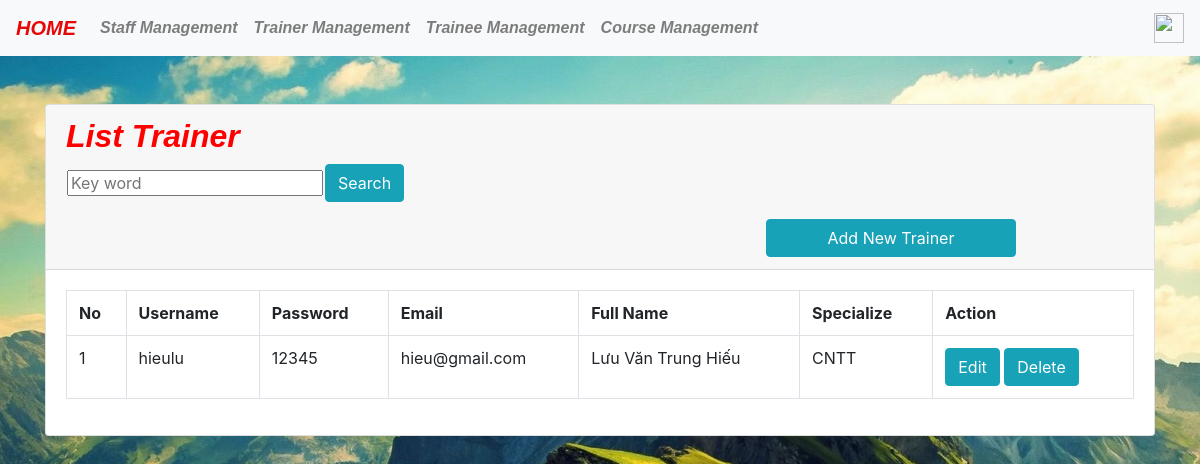
Screenshot of /management.php?controller=teacher&action=list_teacher (signed in) with the database file from the repository.
### tables this page shows
CREATE TABLE `teacher` (
  `teacherid` int(11) NOT NULL,
  `username` varchar(50) NOT NULL,
  `password` varchar(50) NOT NULL,
  `email` varchar(50) NOT NULL,
  `fullname` varchar(50) NOT NULL,
  `chuyennganh` varchar(50) NOT NULL,
  `createdate` datetime NOT NULL,
  `is_block` tinyint(4) NOT NULL DEFAULT 0,
  `permision` tinyint(4) NOT NULL DEFAULT 1
);

### Model/DBConfig.php (called while the page is built, shortened)
<?php
	class Database {
		private $hostname = 'localhost';
		private $username = 'root';
		private $pass = '';
		private $dbname = 'mvc';
		private $conn = NULL;
		private $result = NULL;
		public function connect()
		{
			$this->conn = new mysqli($this->hostname, $this->username, $this->pass, $this->dbname);
			if(!$this->conn){
				echo "Kết nối thất bại";
				exit();
			}
			else{
				mysqli_set_charset($this->conn, 'utf8');
			}
			return $this->conn;
		}
		public function execute($sql)
		{
			$this->result = $this->conn->query($sql);
			return $this->result;
		}
		public function getData()
		{
			if($this->result){
				$data = mysqli_fetch_array($this->result);
			}
			else{
				$data = 0;
			}
			return $data;
		}
		public function getAllData($tblTable)
		{
			$sql = "SELECT * FROM $tblTable";
			$this->execute($sql);
			if($this->num_rows()==0)
			{
				$data = 0;
			}
			else
			{
				while($datas = $this->getData())
				{
					$data[] = $datas;
				}
			}
			return $data;
		}
		public function num_rows()
		{
			if($this->result){
				$num = mysqli_num_rows($this->result);
			}
			else{
				$num = 0;
			}
			return $num;
		}
	}
?>

### View/teachers/list_teacher.php (the view, shortened to what this page needs)
<link rel="stylesheet" href="style.css">
<div class="container">
  <div class="card mt-5">
    <div class="card-header">
     <h2 style="font-family:  Comic Sans MS, sans-serif;font-style: oblique;  font-weight: bold;color: red;">List Trainer</h2>
      <div class="timkiem">
        <form action="" method="GET">
          <table>
            <tr>
              <td><input type="text" name="keyword" placeholder="Key word"></td>
              <td><input type="submit" value="Search" class="btn btn-info"></td>
            </tr>
          </table>
        </form>
      </div>
      <div class="add-new-teacher">
        <table>
        <tr>
              <a href="management.php?controller=teacher&action=add_teacher" style="width: 250px; margin-left: 700px; " class="btn btn-danger">Add New Trainer</a>
        </tr>
        </table>
      </div>
    </div>
    <div class="card-body">
      <table class="table table-bordered">
        <tr>
          <th>No</th>
          <th>Username</th>
          <th>Password</th>
          <th>Email</th>
          <th>Full Name</th>
          <th>Specialize</th>
          <th>Action</th>
        </tr>
        <?php
        $stt = 1;
        foreach($data as $value)
          {
          ?>
          <tr>
            <td><?php echo $stt; ?></td>
            <td><?php echo $value['username']; ?></td>
            <td><?php echo $value['password']; ?></td>
            <td><?php echo $value['email']; ?></td>
            <td><?php echo $value['fullname']; ?></td>
            <td><?php echo $value['chuyennganh']; ?></td>
            <td>
              <a href="management.php?controller=teacher&action=edit_teacher&teacherid=<?php echo $value['teacherid']; ?>" class="btn btn-info">Edit</a>
              <a onclick="return confirm('Are you sure you want to delete this Trainer?')" href="management.php?controller=teacher&action=delete_teacher&teacherid=<?php echo $value['teacherid']; ?>" class='btn btn-danger'>Delete</a>
            </td>
          </tr>
        <?php
            $stt++;
            }
        ?>
      </table>
    </div>
  </div>
</div>

### style.css (style rules this page uses)
.btn-danger { color: #fff; background-color: #17a2b8; border-color: #17a2b8; }
.btn-info { color: #fff; background-color: #17a2b8; border-color: #17a2b8; }

### header.php (style rules this page uses)
body { background-image: url('View/images/anhbia.JPG'); background-repeat: no-repeat; background-size: cover; }

### rows the page displays
teacher: username "hieulu", password "12345", email "hieu@gmail.com", fullname "Lưu Văn Trung Hiếu", chuyennganh "CNTT"
